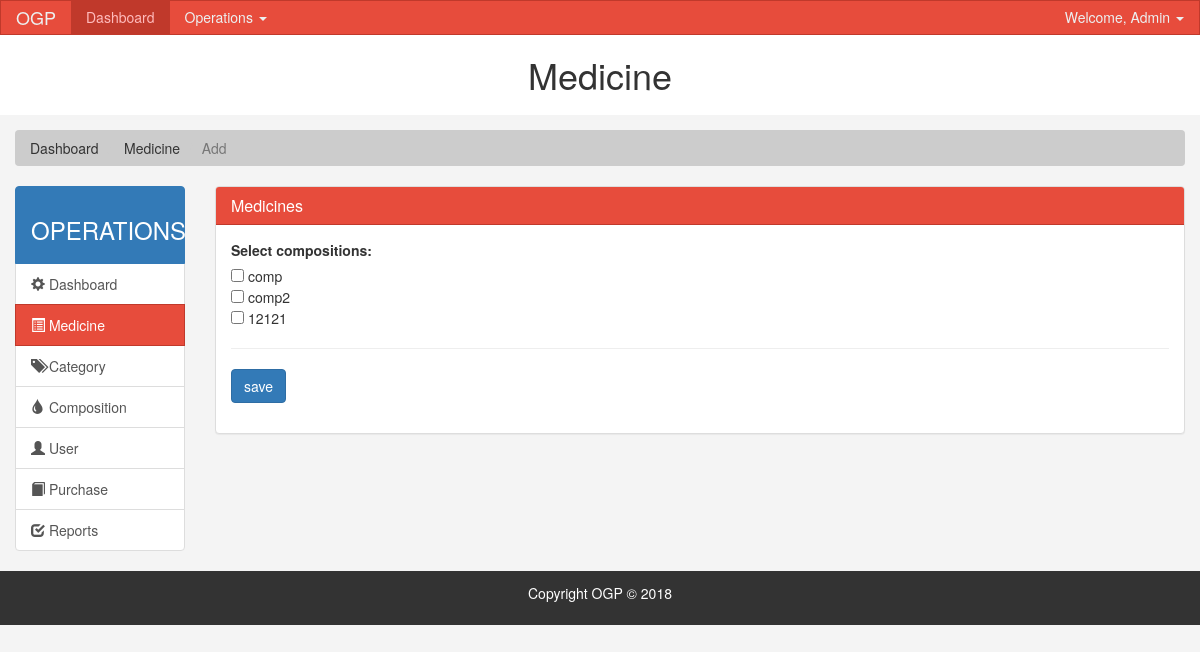
/admin/med_comp.php (signed in), run on an earlier commit of the app's database.
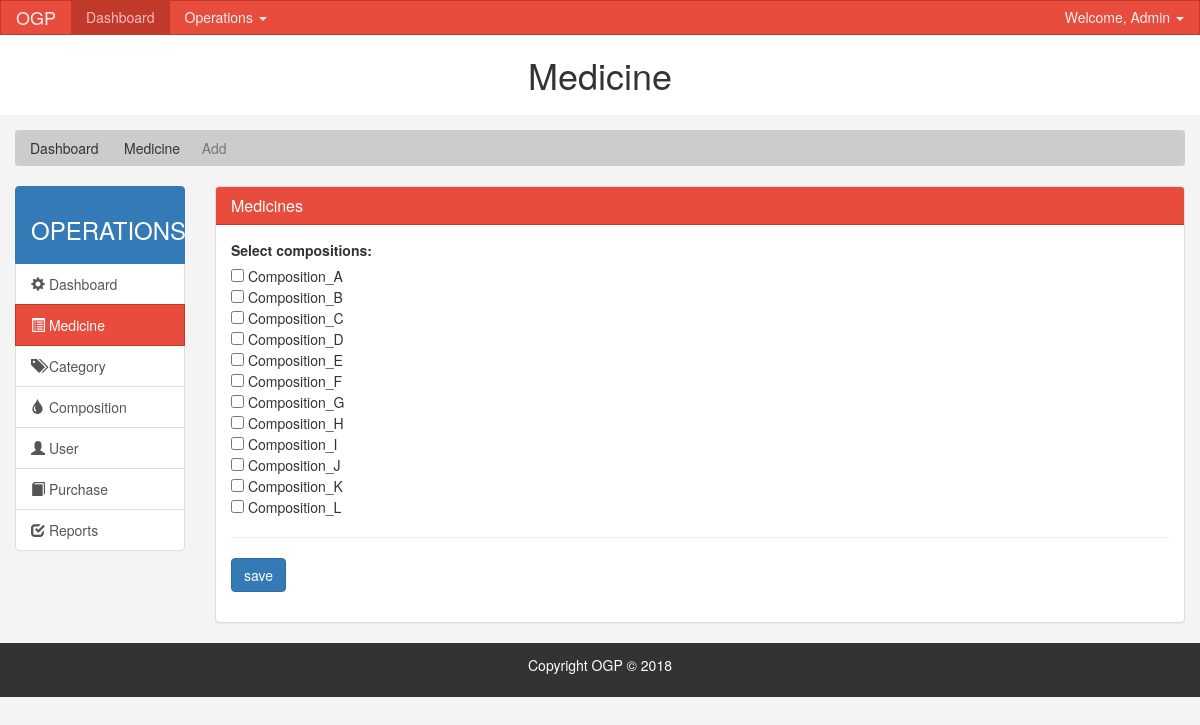
And on a later commit of the database.
### tables this page shows
CREATE TABLE `composition` (
  `comp_id` int(11) NOT NULL,
  `comp_name` varchar(255) NOT NULL,
  `composition` varchar(255) NOT NULL
);

### admin/med_comp.php (the view, shortened to what this page needs)
<?php
include "../database/DB.php";
$query = "select * from composition order by comp_id";
$result = $link->query($query);
?>
<!DOCTYPE html>
<html lang="en">
  <head>
    <link rel="stylesheet" href="css/bootstrap.min.css">
    <link href="style.css" rel="stylesheet">
  </head>
  <body>
  <?php include 'nav.php'; ?>
    <header id="header">
      <div class="container-fluid">
        <div class="row">
            <h1 class="text-center display-4">Medicine</h1>
        </div>
      </div>
    </header>
    <section id="breadcrumb">
      <div class="container-fluid">
        <ol class="breadcrumb">
          <li >Dashboard</li>
          <li > Medicine</li>
          <li class="active">Add</li>
        </ol>
      </div>
    </section>
    <section id="main">
      <div class="container-fluid">
        <div class="row">
          <div class="col-md-2">
            <div class="list-group">
              <li class="list-group-item active">
                 <h3 class="text-center">OPERATIONS</h3>
              </li>
              <a href="index.php" class="list-group-item">
                <span class="glyphicon glyphicon-cog" aria-hidden="true"></span> Dashboard
              </a>
              <a href="med_home.php" class="list-group-item active main-color-bg"><span class="glyphicon glyphicon-list-alt" aria-hidden="true"></span> Medicine </a>
              <a href="cat_home.php" class="list-group-item"><span class="glyphicon glyphicon-tags" aria-hidden="true"></span> Category </a>
              <a href="comp_home.php" class="list-group-item"><span class="glyphicon glyphicon-tint" aria-hidden="true"></span> Composition </a>
              <a href="user_home.php" class="list-group-item"><span class="glyphicon glyphicon-user" aria-hidden="true"></span> User </a>
              <a href="purchase.php" class="list-group-item"><span class="glyphicon glyphicon-book" aria-hidden="true"></span> Purchase </a>
              <a href="report.php" class="list-group-item"><span class="glyphicon glyphicon-check" aria-hidden="true"></span> Reports </a>
            </div>
          </div>
          <div class="col-md-10">
            <div class="panel panel-default">
              <div class="panel-heading main-color-bg">
                <h3 class="panel-title">Medicines</h3>
              </div>
              <div class="panel-body">
                <form class="form-group" action="med_compprs.php" method="post">
                  <label for="Composition">Select compositions:</label> <br>
                  <?php
                  while($row = mysqli_fetch_row($result))
                  {
                  ?>
                  <input type="checkbox" name="comp[]" value="<?php echo $row['0']; ?>"> <?php echo $row['1']; ?> <br>
                <?php } ?>
                <hr>
                <input type="submit" class="btn btn-primary" name="submit" value="save">
                </form>
              </div>
              </div>
                </div>
              </div>
          </div>
    </section>
    <footer id="footer">
      <p>Copyright OGP &copy; 2018</p>
    </footer>
  </body>
</html>

### admin/nav.php (shortened to what this page needs)
<nav class="navbar navbar-default">
    <div class="navbar-header">
      <a class="navbar-brand" href="#">OGP</a>
    </div>
    <div id="navbar" class="collapse navbar-collapse">
      <ul class="nav navbar-nav">
        <li class="active"><a href="index.php">Dashboard</a></li>
 <li role="presentation" class="dropdown">
    <a class="dropdown-toggle" data-toggle="dropdown" href="#" role="button" aria-haspopup="true" aria-expanded="false">
      Operations <span class="caret"></span>
    </a>
      </li>
      </ul>
      <ul class="nav navbar-nav navbar-right">
        <li role="presentation" class="dropdown">
           <a class="dropdown-toggle" data-toggle="dropdown" href="#" role="button" aria-haspopup="true" aria-expanded="false">
             Welcome, Admin <span class="caret"></span>
           </a>
             </li>
      </ul>
    </div>
</nav>

### admin/style.css (style rules this page uses)
body { background:#f4f4f4; }
.navbar { min-height: 33px !important; margin-bottom:0; border-radius:0; }
.navbar-nav > li > a, .navbar-brand { padding-top:6px !important; padding-bottom:0 !important; height: 33px; }
.navbar-default { background-color: #e74c3c; border-color: #c0392b; }
.navbar-default .navbar-brand { color: #ecf0f1; }
.navbar-default .navbar-nav > li > a { color: #ecf0f1; }
.navbar-default .navbar-nav > .active > a, .navbar-default .navbar-nav > .active > a:hover, .navbar-default .navbar-nav > .active > a:focus { color: #ffbbbc; background-color: #c0392b; }
.navbar-default .navbar-collapse, .navbar-default .navbar-form { border-color: #ecf0f1; }
.main-color-bg { background-color: #e74c3c !important; border-color: #c0392b !important; color:#ffffff !important; }
#header { background:#ffffff; padding-bottom: 10px; margin-bottom: 15px; }
.breadcrumb { background:#cccccc; color:#333333; }
#footer { background:#333333; color:#ffffff; text-align:center; padding:1%; width: 100%; }

What changed in the data, as far as the page shows it:
removed composition: comp_name "comp"
removed composition: comp_name "comp2"
removed composition: comp_name "12121"
added composition: comp_name "Composition_A"
added composition: comp_name "Composition_B"
added composition: comp_name "Composition_C"
added composition: comp_name "Composition_D"
added composition: comp_name "Composition_E"
added composition: comp_name "Composition_F"
added composition: comp_name "Composition_G"
added composition: comp_name "Composition_H"
added composition: comp_name "Composition_I"
added composition: comp_name "Composition_J"
added composition: comp_name "Composition_K"
added composition: comp_name "Composition_L"
